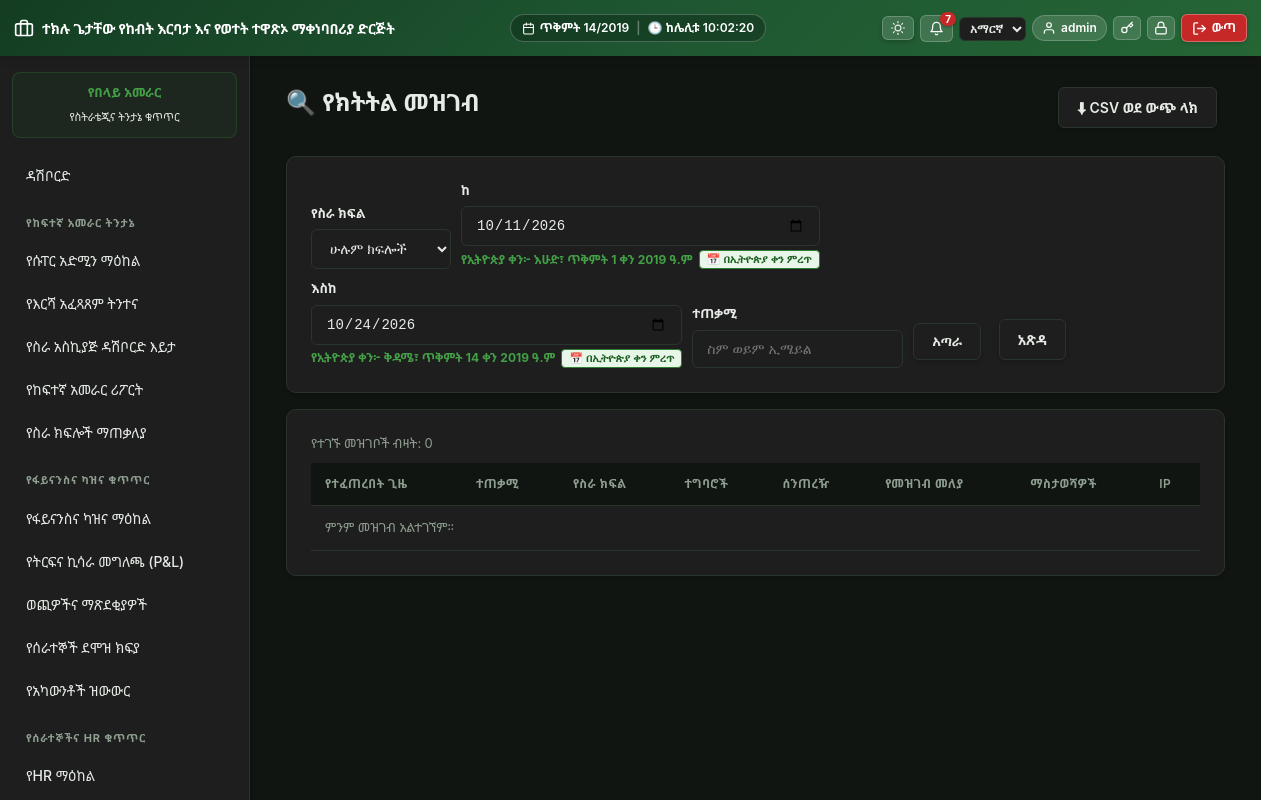
The page /modules/audit_log.php (signed in) on the database as committed earlier.
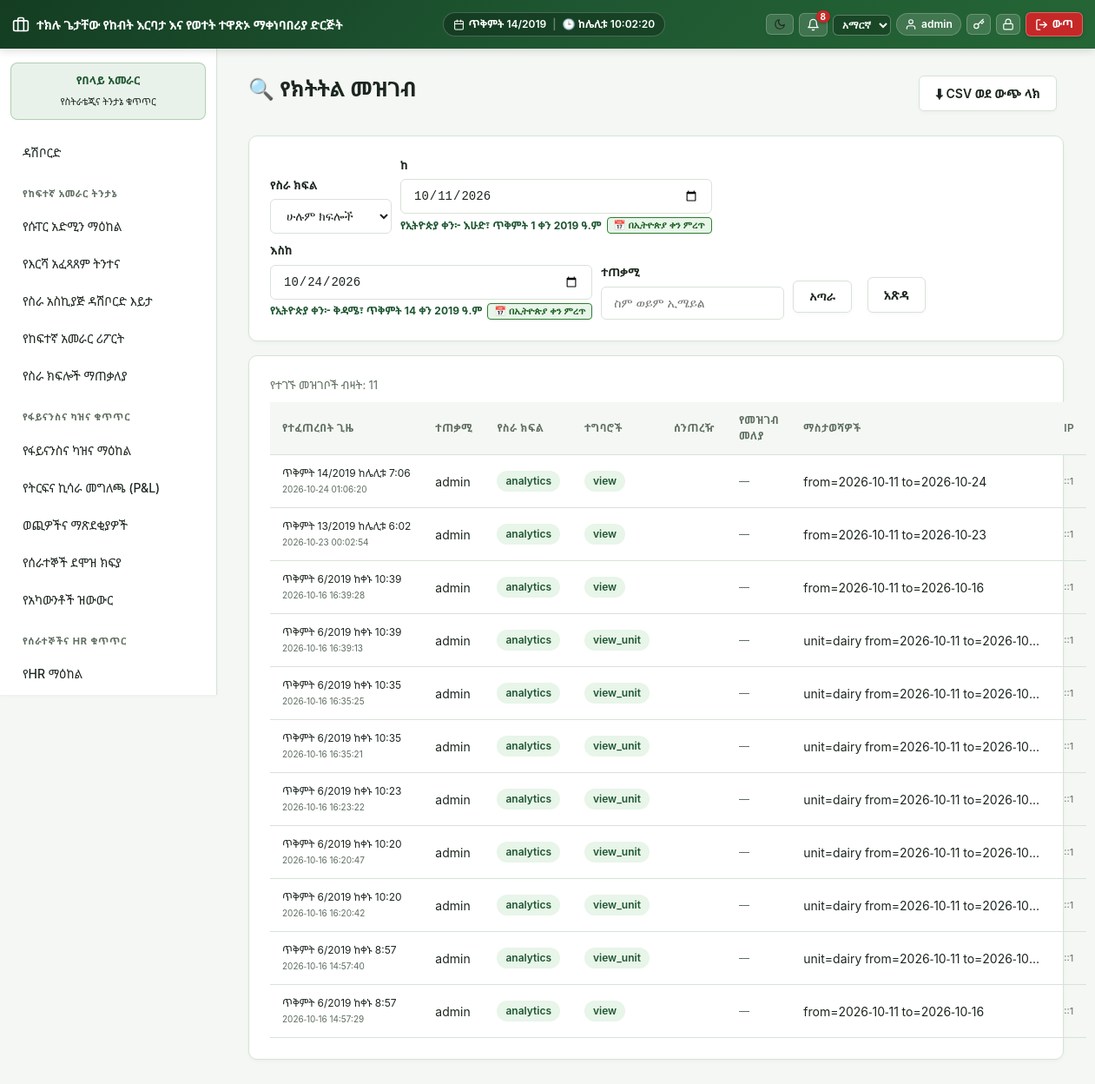
The same page on the database as committed later.
### tables this page shows
CREATE TABLE `audit_log` (
  `id` int(11) NOT NULL,
  `user_id` int(11) DEFAULT NULL,
  `module` varchar(50) NOT NULL,
  `action` varchar(50) NOT NULL,
  `record_table` varchar(80) NOT NULL,
  `record_id` int(11) NOT NULL,
  `details` text DEFAULT NULL,
  `ip_address` varchar(45) DEFAULT NULL,
  `created_at` datetime DEFAULT current_timestamp()
);

CREATE TABLE `users` (
  `id` int(11) NOT NULL,
  `name` varchar(100) NOT NULL,
  `email` varchar(150) NOT NULL,
  `password` varchar(255) NOT NULL,
  `api_token` varchar(64) DEFAULT NULL,
  `role_id` int(11) NOT NULL,
  `department_id` int(11) DEFAULT NULL,
  `locale` varchar(5) NOT NULL DEFAULT 'en',
  `theme` varchar(5) NOT NULL DEFAULT 'light',
  `two_factor_secret` varchar(64) DEFAULT NULL,
  `two_factor_enabled` tinyint(1) NOT NULL DEFAULT 0,
  `is_active` tinyint(1) NOT NULL DEFAULT 1,
  `last_login_at` datetime DEFAULT NULL,
  `created_at` datetime DEFAULT current_timestamp()
);

### includes/auth.php (called while the page is built, shortened)
<?php
require_once __DIR__ . '/../config/db.php';
require_once __DIR__ . '/functions.php';
function current_user(): ?array
{
    return $_SESSION['user'] ?? null;
}

### includes/functions.php (called while the page is built, shortened)
<?php
require_once __DIR__ . '/../config/db.php';
require_once __DIR__ . '/ethiopian_calendar.php';
function h(?string $s): string { return htmlspecialchars($s ?? '', ENT_QUOTES, 'UTF-8'); }
function current_locale(): string
{
    $user = current_user();
    $locale = $user['locale'] ?? ($_SESSION['guest_locale'] ?? 'en');
    return array_key_exists($locale, SUPPORTED_LOCALES) ? $locale : 'en';
}
function t(string $key, ?string $fallback = null): string
{
    static $cache = [];
    $locale = current_locale();
    if (!isset($cache[$locale])) {
        $path = __DIR__ . "/lang/{$locale}.php";
        $cache[$locale] = file_exists($path) ? require $path : [];
    }
    if (!isset($cache['en'])) {
        $pathEn = __DIR__ . '/lang/en.php';
        $cache['en'] = file_exists($pathEn) ? require $pathEn : [];
    }
    return $cache[$locale][$key] ?? $cache['en'][$key] ?? $fallback ?? $key;
}

### config/db.php (called while the page is built, shortened)
<?php
function db(): PDO
{
    static $pdo = null;
    if ($pdo === null) {
        try {
            $pdo = new PDO(
                "mysql:host=" . DB_HOST . ";dbname=" . DB_NAME . ";charset=utf8mb4",
                DB_USER,
                DB_PASS,
                [
                    PDO::ATTR_ERRMODE => PDO::ERRMODE_EXCEPTION,
                    PDO::ATTR_DEFAULT_FETCH_MODE => PDO::FETCH_ASSOC,
                ]
            );
        } catch (PDOException $e) {
            die('Database connection failed: ' . htmlspecialchars($e->getMessage()) .
                '<br>Check config/db.php — is MySQL running in XAMPP, and does the "aleltu_eifms" database exist?');
        }
    }
    return $pdo;
}

### includes/ethiopian_calendar.php (called while the page is built, shortened)
<?php
class EthiopianDate {
    public static array $months = [
        1 => 'መስከረም',
        2 => 'ጥቅምት',
        3 => 'ህዳር',
        4 => 'ታህሳስ',
        5 => 'ጥር',
        6 => 'የካቲት',
        7 => 'መጋቢት',
        8 => 'ሚያዝያ',
        9 => 'ግንቦት',
        10 => 'ሰኔ',
        11 => 'ሐምሌ',
        12 => 'ነሐሴ',
        13 => 'ጳጉሜን'
    ];
    public static array $weekdays = [
        0 => 'እሁድ',
        1 => 'ሰኞ',
        2 => 'ማክሰኞ',
        3 => 'ረቡዕ',
        4 => 'ሐሙስ',
        5 => 'አርብ',
        6 => 'ቅዳሜ'
    ];
    public static function fromGregorian(int $gy, int $gm, int $gd): array {
        $jdn = gregoriantojd($gm, $gd, $gy);
        $r = ($jdn - self::ETHIOPIC_EPOCH) % 1461;
        $n = ($r % 365) + 365 * intdiv($r, 1460);
        $ey = 4 * intdiv($jdn - self::ETHIOPIC_EPOCH, 1461) + intdiv($r, 365) - intdiv($r, 1460);
        $em = intdiv($n, 30) + 1;
        $ed = ($n % 30) + 1;
        return [$ey, $em, $ed];
    }
    public static function format(?string $dateStr, string $format = 'medium'): string {
        $time = strtotime($dateStr);
        $gy = (int)date('Y', $time);
        $gm = (int)date('n', $time);
        $gd = (int)date('j', $time);
        $w  = (int)date('w', $time);
        [$ey, $em, $ed] = self::fromGregorian($gy, $gm, $gd);
        $monthName = self::$months[$em] ?? '';
        $weekdayName = self::$weekdays[$w] ?? '';
        return match ($format) {
            'short'   => sprintf('%02d/%02d/%04d', $ed, $em, $ey),
            'numeric' => sprintf('%04d-%02d-%02d', $ey, $em, $ed),
            'long'    => sprintf('%s፣ %s %d ቀን %d ዓ.ም', $weekdayName, $monthName, $ed, $ey),
            default   => sprintf('%s %d/%d', $monthName, $ed, $ey)
        };
    }
    public static function formatTime(?string $timeStr): string {
        $timestamp = strtotime($timeStr);
        $h = (int)date('H', $timestamp);
        $m = (int)date('i', $timestamp);
        $ethHour = ($h >= 6) ? ($h - 6) : ($h + 6);
        $period = '';
        if ($h >= 6 && $h < 12) {
            $period = 'ከጠዋቱ';
        } elseif ($h >= 12 && $h < 18) {
            $period = 'ከቀኑ';
        } elseif ($h >= 18 && $h < 24) {
            $period = 'ከምሽቱ';
        } else {
            $period = 'ከሌሊቱ';
        }
        return sprintf('%s %d:%02d', $period, $ethHour, $m);
    }
    public static function formatDateTime(?string $dateTimeStr): string {
        $d = self::format($dateTimeStr, 'medium');
        $t = self::formatTime($dateTimeStr);
        return "{$d} {$t}";
    }
}
function eth_datetime(?string $dateTimeStr): string {
    return EthiopianDate::formatDateTime($dateTimeStr);
}

### modules/audit_log.php (the view, shortened to what the rows shown need)
<?php
require_once __DIR__ . '/../includes/functions.php';
require_once __DIR__ . '/../includes/auth.php';
require_once __DIR__ . '/../includes/header.php';
$curEthMonth = eth_month_range();
$from   = $_GET['from'] ?? $curEthMonth['from'];
$to     = $_GET['to']   ?? date('Y-m-d');
$page   = max(1, (int)($_GET['page'] ?? 1));
$limit  = 50;
$offset = ($page - 1) * $limit;
$where = ["a.created_at BETWEEN ? AND DATE_ADD(?, INTERVAL 1 DAY)"];
$params = [$from, $to];
$whereSQL = 'WHERE ' . implode(' AND ', $where);
$stmt = db()->prepare("SELECT a.*, u.name AS user_name, u.email AS user_email FROM audit_log a LEFT JOIN users u ON u.id=a.user_id $whereSQL ORDER BY a.id DESC LIMIT $limit OFFSET $offset");
$stmt->execute($params);
$logs = $stmt->fetchAll();
?>
<div style="display:flex;justify-content:space-between;align-items:center;margin-bottom:16px">
    <h2 class="mt-0">🔍 <?= h(t('nav.audit_log', 'Audit Log')) ?></h2>
</div>
<div class="card">
    <table>
        <thead>
            <tr>
                <th><?= h(t('common.created_at', 'Date/Time')) ?></th>
                <th><?= current_locale() === 'am' ? 'ተጠቃሚ' : 'User' ?></th>
                <th><?= current_locale() === 'am' ? 'የስራ ክፍል' : 'Module' ?></th>
                <th><?= h(t('common.actions', 'Action')) ?></th>
                <th><?= current_locale() === 'am' ? 'ሰንጠረዥ' : 'Table' ?></th>
                <th><?= current_locale() === 'am' ? 'የመዝገብ መለያ' : 'Record ID' ?></th>
                <th><?= h(t('common.notes', 'Details')) ?></th>
                <th>IP</th>
            </tr>
        </thead>
        <tbody>
        <?php foreach ($logs as $l):
            $actionClass = match($l['action']) {
                'create'  => 'milking',
                'delete'  => 'sold',
                'approve' => 'active',
                'reject'  => 'sold',
                'edit','update' => 'dry',
                default   => ''
            };
        ?>
            <tr>
                <td style="white-space:nowrap;font-size:12px">
                    <div><?= eth_datetime($l['created_at']) ?></div>
                    <small class="text-muted" style="font-size:10px"><?= h($l['created_at']) ?></small>
                </td>
                <td><?= h($l['user_name'] ?: (current_locale() === 'am' ? 'ሲስተም' : 'System')) ?></td>
                <td><span class="badge"><?= h($l['module']) ?></span></td>
                <td><span class="badge <?= $actionClass ?>"><?= h($l['action']) ?></span></td>
                <td class="text-muted" style="font-size:12px"><?= h($l['table_name']) ?></td>
                <td class="text-muted" style="font-size:12px"><?= $l['record_id'] ?: '—' ?></td>
                <td style="max-width:300px;overflow:hidden;text-overflow:ellipsis;white-space:nowrap" title="<?= h($l['details']) ?>"><?= h($l['details'] ?: '—') ?></td>
                <td class="text-muted" style="font-size:11px"><?= h($l['ip_address']) ?></td>
            </tr>
        <?php endforeach; ?>
        </tbody>
    </table>
</div>
<?php require_once __DIR__ . '/../includes/footer.php'; ?>

Rows that differ between the two databases and show on the page:
added audit_log: created_at "ጥቅምት 14/2019 ከሌሊቱ 7:06", created_at "2026-10-24 01:06:20", user.name "admin", module "analytics", action "view", record "—", details "from=2026-10-11 to=2026-10-24", ip_address "::1"
added audit_log: created_at "ጥቅምት 13/2019 ከሌሊቱ 6:02", created_at "2026-10-23 00:02:54", user.name "admin", module "analytics", action "view", record "—", details "from=2026-10-11 to=2026-10-23", ip_address "::1"
added audit_log: created_at "ጥቅምት 6/2019 ከቀኑ 10:39", created_at "2026-10-16 16:39:28", user.name "admin", module "analytics", action "view", record "—", details "from=2026-10-11 to=2026-10-16", ip_address "::1"
added audit_log: created_at "ጥቅምት 6/2019 ከቀኑ 10:39", created_at "2026-10-16 16:39:13", user.name "admin", module "analytics", action "view_unit", record "—", details "unit=dairy from=2026-10-11 to=2026-10…", ip_address "::1"
added audit_log: created_at "ጥቅምት 6/2019 ከቀኑ 10:35", created_at "2026-10-16 16:35:25", user.name "admin", module "analytics", action "view_unit", record "—", details "unit=dairy from=2026-10-11 to=2026-10…", ip_address "::1"
added audit_log: created_at "ጥቅምት 6/2019 ከቀኑ 10:35", created_at "2026-10-16 16:35:21", user.name "admin", module "analytics", action "view_unit", record "—", details "unit=dairy from=2026-10-11 to=2026-10…", ip_address "::1"
added audit_log: created_at "ጥቅምት 6/2019 ከቀኑ 10:23", created_at "2026-10-16 16:23:22", user.name "admin", module "analytics", action "view_unit", record "—", details "unit=dairy from=2026-10-11 to=2026-10…", ip_address "::1"
added audit_log: created_at "ጥቅምት 6/2019 ከቀኑ 10:20", created_at "2026-10-16 16:20:47", user.name "admin", module "analytics", action "view_unit", record "—", details "unit=dairy from=2026-10-11 to=2026-10…", ip_address "::1"
added audit_log: created_at "ጥቅምት 6/2019 ከቀኑ 10:20", created_at "2026-10-16 16:20:42", user.name "admin", module "analytics", action "view_unit", record "—", details "unit=dairy from=2026-10-11 to=2026-10…", ip_address "::1"
added audit_log: created_at "ጥቅምት 6/2019 ከቀኑ 8:57", created_at "2026-10-16 14:57:40", user.name "admin", module "analytics", action "view_unit", record "—", details "unit=dairy from=2026-10-11 to=2026-10…", ip_address "::1"
added audit_log: created_at "ጥቅምት 6/2019 ከቀኑ 8:57", created_at "2026-10-16 14:57:29", user.name "admin", module "analytics", action "view", record "—", details "from=2026-10-11 to=2026-10-16", ip_address "::1"
Other text that changed with them:
$unread: "7" → "8"
$total: "0" → "11"
t('common.no_records', 'No audit records found for this filter.'): "ምንም መዝገብ አልተገኘም።" → (not shown)
